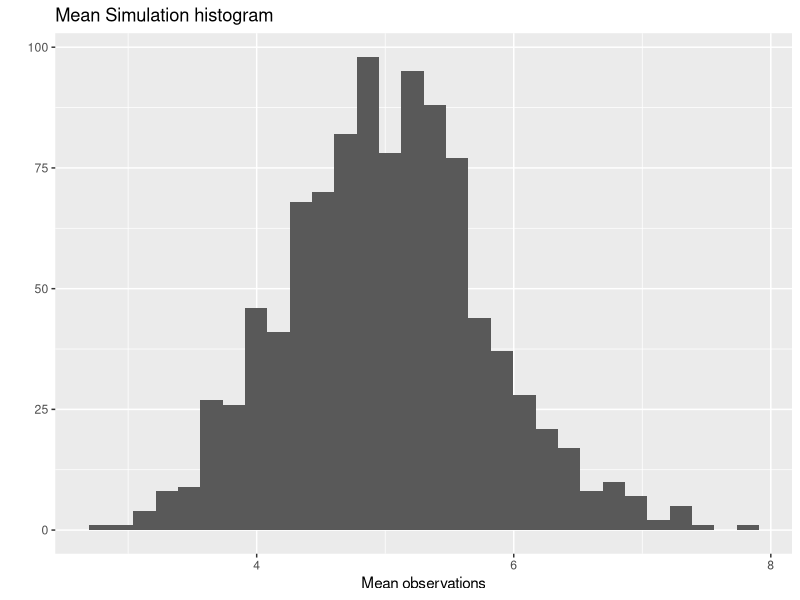
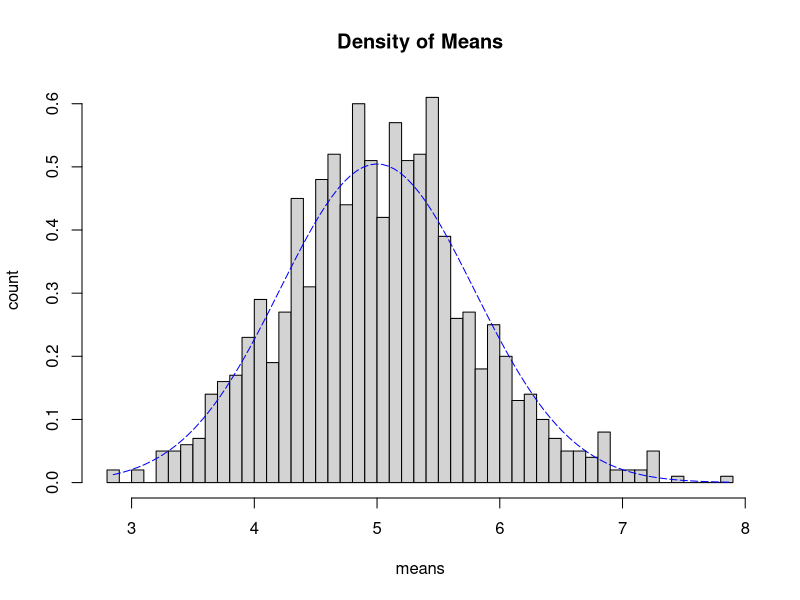

Generate these figures, in order, with R:
library(ggplot2)
set.seed(12) 
m <- 40
lambda <- 0.2
sim <- replicate(1000, rexp(m, .2))
mean_sim <- apply(sim, 2, mean)
qplot(mean_sim, geom = "histogram", 
      main = "Mean Simulation histogram", 
      xlab = "Mean observations")  

mean_2 <- mean(mean_sim)
print(mean_2)

T_mean <- 1/0.2
print(T_mean)

Eden <- (1/.2)/sqrt(m)
E_var <- Eden^2

Ssd <- sd(mean_sim)
S_var <- var(mean_sim)

fit <- seq(min(mean_sim), max(mean_sim), length=100)
standard_fit <- dnorm(fit, mean=T_mean, sd=Eden)
hist(mean_sim, breaks = m, prob=T, xlab = "means", ylab = "count", main = "Density of Means")
lines(fit, standard_fit, pch=2, col="blue", lty=5)